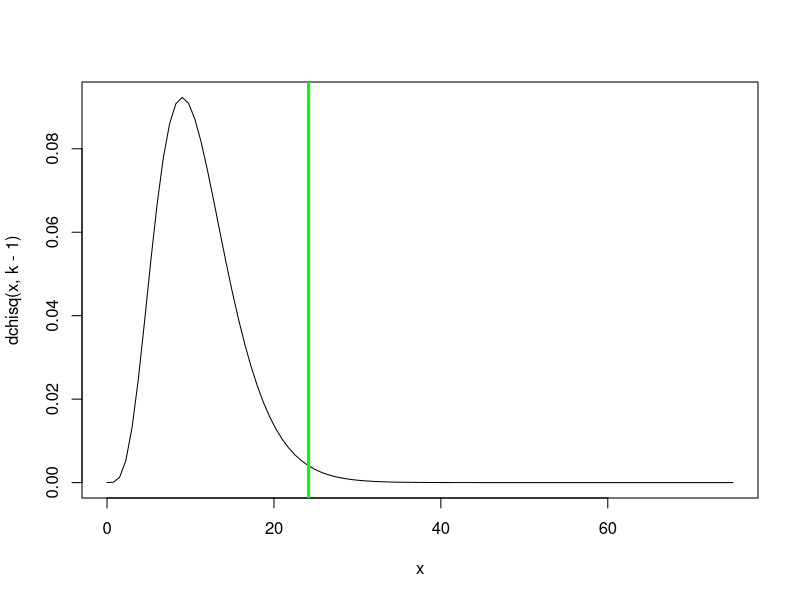
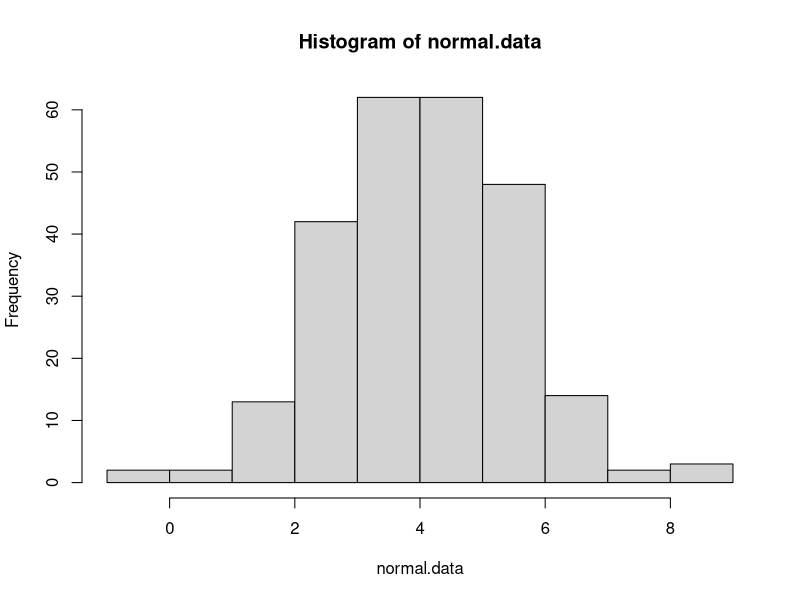
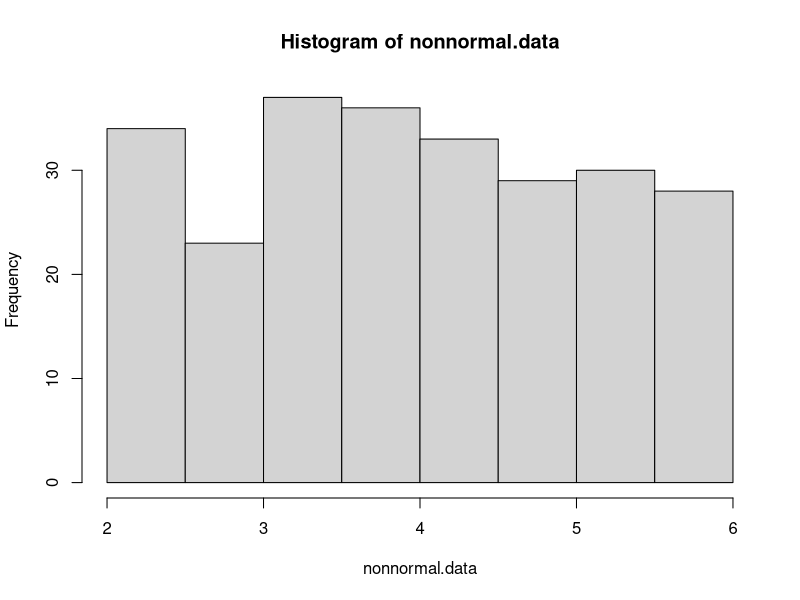
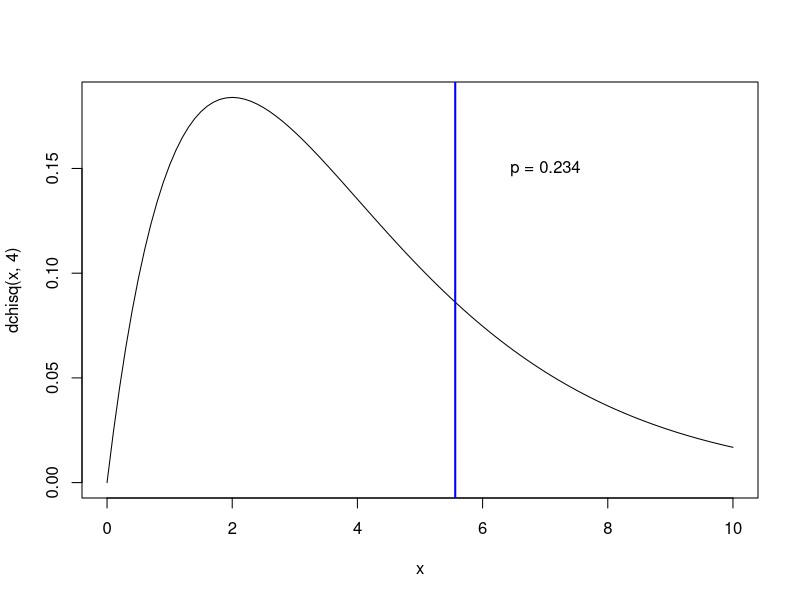
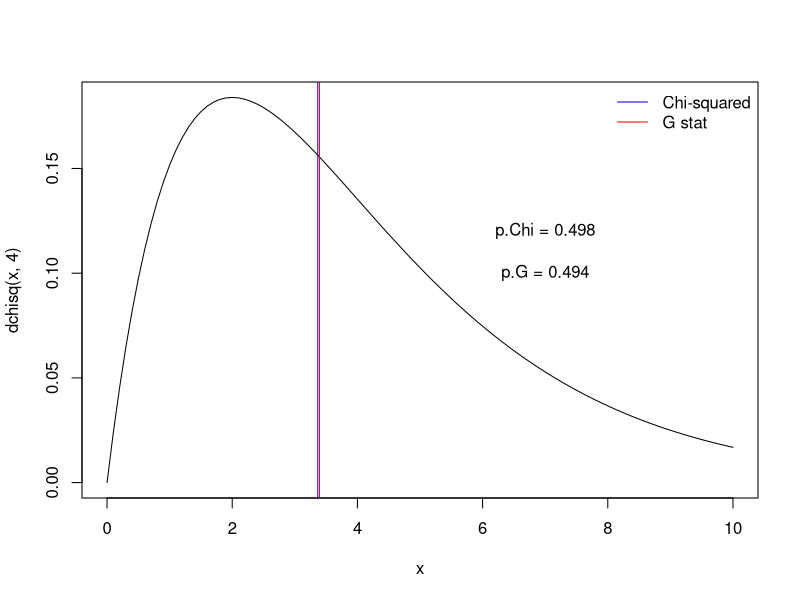

Generate these figures, in order, with R:
## ---- chunk 1

knitr::opts_chunk$set(
	echo = TRUE,
	message = FALSE,
	warning = FALSE,
	cache = TRUE
)
## ---- chunk 2


#  NRES 710, Lecture 5 -----------------------
#   University of Nevada, Reno                       

#   Chi-squared tests                                          


## ---- chunk 3

## Chi squared goodness-of-fit example

birthdays.bymonth <- c(40,23,33,39,28,29,45,31,22,34,44,20)
months <- c("Jan","Feb","Mar","Apr","May","Jun","Jul","Aug","Sep","Oct","Nov","Dec")
names(birthdays.bymonth) <- months

sample.size <- sum(birthdays.bymonth)
k = length(birthdays.bymonth)   # number of categories (months)
exp.birthdays.bymonth <- sample.size*rep(1/k,times=k)   # compute the expected number under the null hypothesis.

Chisq.stat <- sum((birthdays.bymonth-exp.birthdays.bymonth)^2/exp.birthdays.bymonth)
Chisq.stat


## View the summary statistic along with its sampling distribution under the null hypothesis

curve(dchisq(x,k-1),0,75)
abline(v=Chisq.stat,col="green",lwd=3)

p <- 1-pchisq(Chisq.stat,k-1)
p


### use R's built in chi squared function

chisq.test(birthdays.bymonth)     # should get the same p value!


## ---- chunk 4

# Chi-squared test for normality

normal.data <- rnorm(250,4,1.5)  # generate normal data
nonnormal.data <-  runif(250,2,6)  # generate non-normal data

hist(normal.data)
hist(nonnormal.data)

# First bin the data (chi squared test must be on categorical data!)

breaks <- c(-Inf,1,2,3,3.5,4,4.5,5,6,7,Inf)

normal.data.binned <- cut(normal.data,breaks,labels=breaks[-1])
nonnormal.data.binned <- cut(nonnormal.data,breaks,labels=breaks[-1])

obs_table_norm <- table(normal.data.binned)
obs_table_nonnorm <- table(nonnormal.data.binned)

# Determine expected values in each cell if the underlying distribution were normal

normal.probs <- sapply(2:length(breaks), function(t) pnorm(breaks[t],mean(normal.data),sd(normal.data))-pnorm(breaks[t-1],mean(normal.data),sd(normal.data))  )
exp_table_norm <- length(normal.data)*normal.probs  # check that expected vals are greater than 5

normal.probs <- sapply(2:length(breaks), function(t) pnorm(breaks[t],mean(nonnormal.data),sd(nonnormal.data))-pnorm(breaks[t-1],mean(nonnormal.data),sd(nonnormal.data))  )
exp_table_nonnorm <- length(normal.data)*normal.probs  # check that expected vals are greater than 5

# Chi squared stat for normality test on normal data

chistat_norm <- sum((obs_table_norm-exp_table_norm)^2/exp_table_norm)
pval_norm <- 1-pchisq(chistat_norm,length(exp_table_norm)-1)
pval_norm

chistat_nonnorm <- sum((obs_table_nonnorm-exp_table_nonnorm)^2/exp_table_nonnorm)
pval_nonnorm <- 1-pchisq(chistat_nonnorm,length(exp_table_nonnorm)-1)
pval_nonnorm

# Compare with shapiro wilk test (which is a MUCH better test!)

shapiro.test(normal.data)
shapiro.test(nonnormal.data)

## ---- chunk 5

n.bunnies <- 112

    # sample assuming null hypothesis is true
all.bunnies <- data.frame(
  ear_type = sample(c("floppy","pointy","mixed"),n.bunnies,replace = T),
  coat_color = sample(c("white","brown","mixed"),n.bunnies,replace = T)
)

head(all.bunnies)

# make contingency table

con_table <- table(all.bunnies$ear_type,all.bunnies$coat_color)

# generate expected values

prop.ears <- rowSums(con_table)/n.bunnies
sum.coats <- colSums(con_table)
exp_table <- sapply(1:ncol(con_table),function(t) sum.coats[t]*prop.ears)
colnames(exp_table) <- colnames(con_table)

# compute chi-squared statistic

Chisq.stat <- sum((con_table-exp_table)^2/exp_table)


# Compare chi squared statistic with null sampling distribution

curve(dchisq(x,4),0,10)
abline(v=Chisq.stat,col="blue",lwd=2)

p.value <- 1-pchisq(Chisq.stat,4)
p.value

text(7,0.15,paste0("p = ",round(p.value,3)))

# Compare with R's built in chi squared function

chisq.test(con_table)


## ---- chunk 6

n.bunnies <- 112

    # sample assuming null hypothesis is true
all.bunnies <- data.frame(
  ear_type = sample(c("floppy","pointy","mixed"),n.bunnies,replace = T),
  coat_color = sample(c("white","brown","mixed"),n.bunnies,replace = T)
)

head(all.bunnies)

# make contingency table

con_table <- table(all.bunnies$ear_type,all.bunnies$coat_color)

# generate expected values

prop.ears <- rowSums(con_table)/n.bunnies
sum.coats <- colSums(con_table)
exp_table <- sapply(1:ncol(con_table),function(t) sum.coats[t]*prop.ears)
colnames(exp_table) <- colnames(con_table)

# compute chi-squared and G statistics

Chisq.stat <- sum((con_table-exp_table)^2/exp_table)
G.stat <- 2*sum(con_table*log(con_table/exp_table))   # slightly different!


# Compare chi squared and G statistics with null sampling distribution

curve(dchisq(x,4),0,10)
abline(v=Chisq.stat,col="blue",lwd=1)
abline(v=G.stat,col="red",lwd=1)
legend("topright",lty=c(1,1),lwd=c(1,1),col=c("blue","red"),legend=c("Chi-squared","G stat"),bty="n")

p.value.Chi <- 1-pchisq(Chisq.stat,4)
p.value.G <- 1-pchisq(G.stat,4)

text(7,0.12,paste0("p.Chi = ",round(p.value.Chi,3)))
text(7,0.1,paste0("p.G = ",round(p.value.G,3)))

## ---- chunk 7

n.bunnies <- 20

    # sample assuming null hypothesis is true
all.bunnies <- data.frame(
  ear_type = sample(c("floppy","pointy","mixed"),n.bunnies,replace = T),
  coat_color = sample(c("white","brown","mixed"),n.bunnies,replace = T)
)

head(all.bunnies)

# make contingency table

con_table <- table(all.bunnies$ear_type,all.bunnies$coat_color)

# generate expected values

prop.ears <- rowSums(con_table)/n.bunnies
sum.coats <- colSums(con_table)
exp_table <- sapply(1:ncol(con_table),function(t) sum.coats[t]*prop.ears)
colnames(exp_table) <- colnames(con_table)

# run fisher exact test

#?fisher.test

chisq.test(con_table)
fisher.test(con_table)   # better test
fisher.test(con_table,simulate.p.value = T,B=5000)   # use simulated p-value - usually very similar answer

